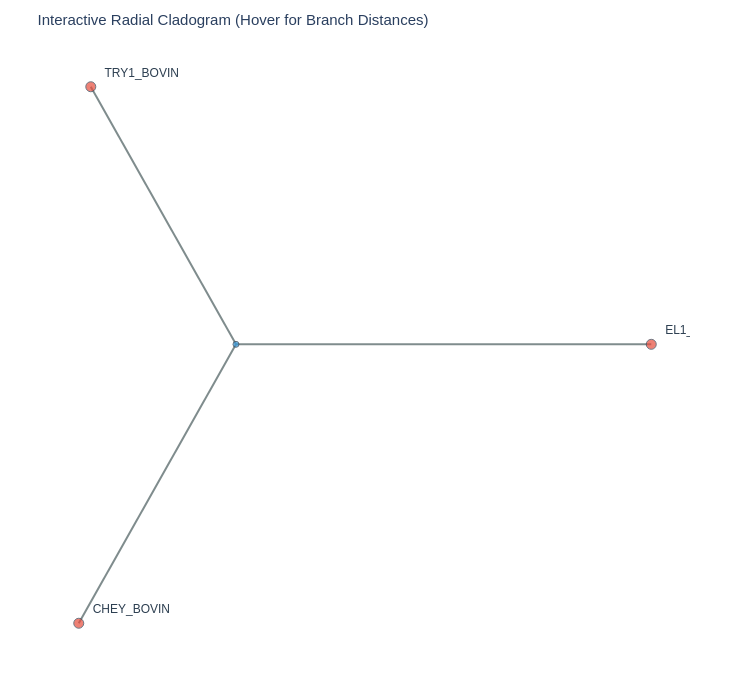
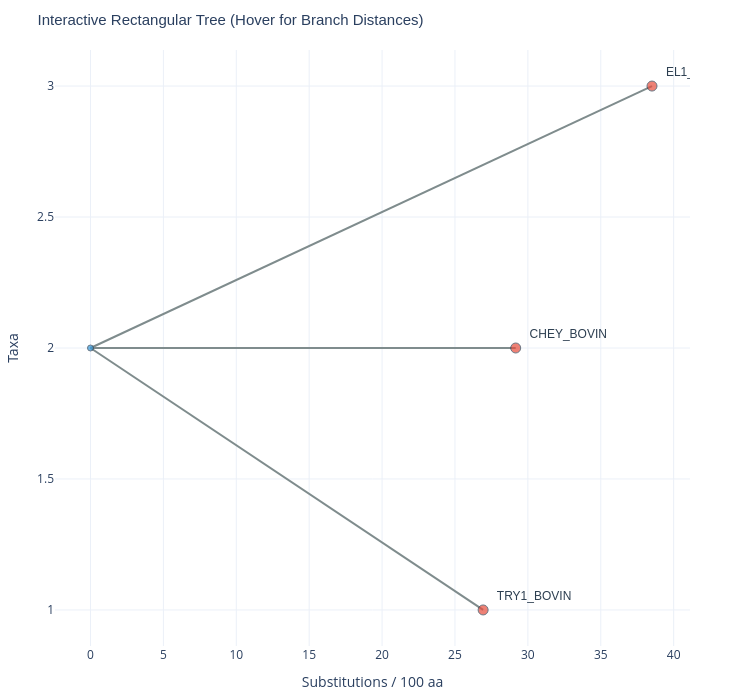

The notebook cell saved with these charts, in order:
### Code cell
# 1. Compute tree from the existing distance matrix
nj_tree = build_phylogenetic_tree(df_distance, method="nj")

# 2. Render Interactive Circular / Radial Cladogram
fig_circular = render_interactive_tree(
    nj_tree, 
    layout="circular", 
    title="Interactive Radial Cladogram (Hover for Branch Distances)"
)
fig_circular.show()

# 3. Render Interactive Rectangular Tree (with axes and hover cards)
fig_rect = render_interactive_tree(
    nj_tree, 
    layout="rectangular", 
    title="Interactive Rectangular Tree (Hover for Branch Distances)"
)
fig_rect.show()

### Figure 1 — Plotly figure (JSON) as saved in the notebook; plotly's stock layout.template omitted (floating-point values rounded to 4 significant figures)
{"data": [{"hoverinfo": "none", "line": {"color": "#7f8c8d", "width": 2}, "mode": "lines", "showlegend": false, "type": "scatter", "x": [0, -13.47, null, 0, -14.58, null, 0, 38.52, null], "y": [0, 23.32, null, 0, -25.26, null, 0, -9.433e-15, null]}, {"hoverinfo": "text", "hovertext": ["<b>Internal Node</b><br>Branch Length: 0.00<br>Distance to Root: 0.00<br>Type: Ancestral Split", "<b>TRY1_BOVIN</b><br>Branch Length: 26.93<br>Distance to Root: 26.93<br>Type: Terminal Leaf", "<b>CHEY_BOVIN</b><br>Branch Length: 29.17<br>Distance to Root: 29.17<br>Type: Terminal Leaf", "<b>EL1_HUMAN</b><br>Branch Length: 38.52<br>Distance to Root: 38.52<br>Type: Terminal Leaf"], "marker": {"color": ["#3498db", "#e74c3c", "#e74c3c", "#e74c3c"], "line": {"color": "#2c3e50", "width": 1}, "size": [6, 10, 10, 10]}, "mode": "markers+text", "showlegend": false, "text": ["", "  TRY1_BOVIN", "  CHEY_BOVIN", "  EL1_HUMAN"], "textfont": {"color": "#2c3e50", "family": "Arial", "size": 12}, "textposition": "top right", "type": "scatter", "x": [0, -13.47, -14.58, 38.52], "y": [0, 23.32, -25.26, -9.433e-15]}], "layout": {"height": 700, "margin": {"b": 40, "l": 40, "r": 60, "t": 50}, "title": {"font": {"family": "Arial", "size": 15}, "text": "Interactive Radial Cladogram (Hover for Branch Distances)"}, "width": 750, "xaxis": {"showgrid": false, "showticklabels": false, "title": {"text": ""}, "zeroline": false}, "yaxis": {"showgrid": false, "showticklabels": false, "title": {"text": ""}, "zeroline": false}}}

### Figure 2 — Plotly figure (JSON) as saved in the notebook; plotly's stock layout.template omitted (floating-point values rounded to 4 significant figures)
{"data": [{"hoverinfo": "none", "line": {"color": "#7f8c8d", "width": 2}, "mode": "lines", "showlegend": false, "type": "scatter", "x": [0, 26.93, null, 0, 29.17, null, 0, 38.52, null], "y": [2, 1, null, 2, 2, null, 2, 3, null]}, {"hoverinfo": "text", "hovertext": ["<b>Internal Node</b><br>Branch Length: 0.00<br>Distance to Root: 0.00<br>Type: Ancestral Split", "<b>TRY1_BOVIN</b><br>Branch Length: 26.93<br>Distance to Root: 26.93<br>Type: Terminal Leaf", "<b>CHEY_BOVIN</b><br>Branch Length: 29.17<br>Distance to Root: 29.17<br>Type: Terminal Leaf", "<b>EL1_HUMAN</b><br>Branch Length: 38.52<br>Distance to Root: 38.52<br>Type: Terminal Leaf"], "marker": {"color": ["#3498db", "#e74c3c", "#e74c3c", "#e74c3c"], "line": {"color": "#2c3e50", "width": 1}, "size": [6, 10, 10, 10]}, "mode": "markers+text", "showlegend": false, "text": ["", "  TRY1_BOVIN", "  CHEY_BOVIN", "  EL1_HUMAN"], "textfont": {"color": "#2c3e50", "family": "Arial", "size": 12}, "textposition": "top right", "type": "scatter", "x": [0, 26.93, 29.17, 38.52], "y": [2, 1, 2, 3]}], "layout": {"height": 700, "margin": {"b": 40, "l": 40, "r": 60, "t": 50}, "title": {"font": {"family": "Arial", "size": 15}, "text": "Interactive Rectangular Tree (Hover for Branch Distances)"}, "width": 750, "xaxis": {"showgrid": true, "showticklabels": true, "title": {"text": "Substitutions / 100 aa"}, "zeroline": false}, "yaxis": {"showgrid": true, "showticklabels": true, "title": {"text": "Taxa"}, "zeroline": false}}}
